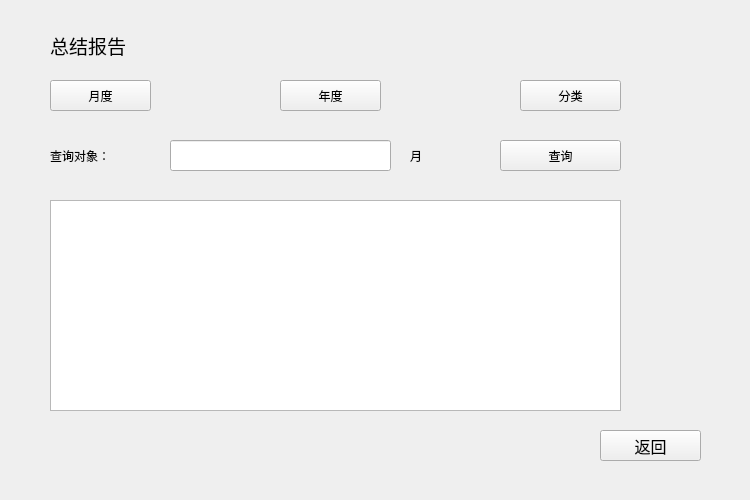
<?xml version="1.0" encoding="UTF-8"?>
<ui version="4.0">
 <class>Generate_report</class>
 <widget class="QWidget" name="Generate_report">
  <property name="geometry">
   <rect>
    <x>0</x>
    <y>0</y>
    <width>750</width>
    <height>500</height>
   </rect>
  </property>
  <property name="windowTitle">
   <string>Form</string>
  </property>
  <widget class="QLabel" name="report">
   <property name="geometry">
    <rect>
     <x>50</x>
     <y>30</y>
     <width>101</width>
     <height>31</height>
    </rect>
   </property>
   <property name="font">
    <font>
     <pointsize>14</pointsize>
    </font>
   </property>
   <property name="text">
    <string>总结报告</string>
   </property>
  </widget>
  <widget class="QPushButton" name="monthly">
   <property name="geometry">
    <rect>
     <x>50</x>
     <y>80</y>
     <width>101</width>
     <height>31</height>
    </rect>
   </property>
   <property name="text">
    <string>月度</string>
   </property>
  </widget>
  <widget class="QPushButton" name="yearly">
   <property name="geometry">
    <rect>
     <x>280</x>
     <y>80</y>
     <width>101</width>
     <height>31</height>
    </rect>
   </property>
   <property name="text">
    <string>年度</string>
   </property>
  </widget>
  <widget class="QPushButton" name="Categorized">
   <property name="geometry">
    <rect>
     <x>520</x>
     <y>80</y>
     <width>101</width>
     <height>31</height>
    </rect>
   </property>
   <property name="text">
    <string>分类</string>
   </property>
  </widget>
  <widget class="QLineEdit" name="lineEdit">
   <property name="geometry">
    <rect>
     <x>170</x>
     <y>140</y>
     <width>221</width>
     <height>31</height>
    </rect>
   </property>
  </widget>
  <widget class="QLabel" name="Object">
   <property name="geometry">
    <rect>
     <x>50</x>
     <y>140</y>
     <width>111</width>
     <height>31</height>
    </rect>
   </property>
   <property name="text">
    <string>查询对象：</string>
   </property>
  </widget>
  <widget class="QTextBrowser" name="the_report">
   <property name="geometry">
    <rect>
     <x>50</x>
     <y>200</y>
     <width>571</width>
     <height>211</height>
    </rect>
   </property>
   <property name="font">
    <font>
     <pointsize>12</pointsize>
    </font>
   </property>
  </widget>
  <widget class="QPushButton" name="back">
   <property name="geometry">
    <rect>
     <x>600</x>
     <y>430</y>
     <width>101</width>
     <height>31</height>
    </rect>
   </property>
   <property name="font">
    <font>
     <pointsize>12</pointsize>
    </font>
   </property>
   <property name="text">
    <string>返回</string>
   </property>
  </widget>
  <widget class="QPushButton" name="query">
   <property name="geometry">
    <rect>
     <x>500</x>
     <y>140</y>
     <width>121</width>
     <height>31</height>
    </rect>
   </property>
   <property name="text">
    <string>查询</string>
   </property>
  </widget>
  <widget class="QLabel" name="unit">
   <property name="geometry">
    <rect>
     <x>410</x>
     <y>140</y>
     <width>61</width>
     <height>31</height>
    </rect>
   </property>
   <property name="text">
    <string>月</string>
   </property>
  </widget>
 </widget>
 <resources/>
 <connections/>
</ui>
